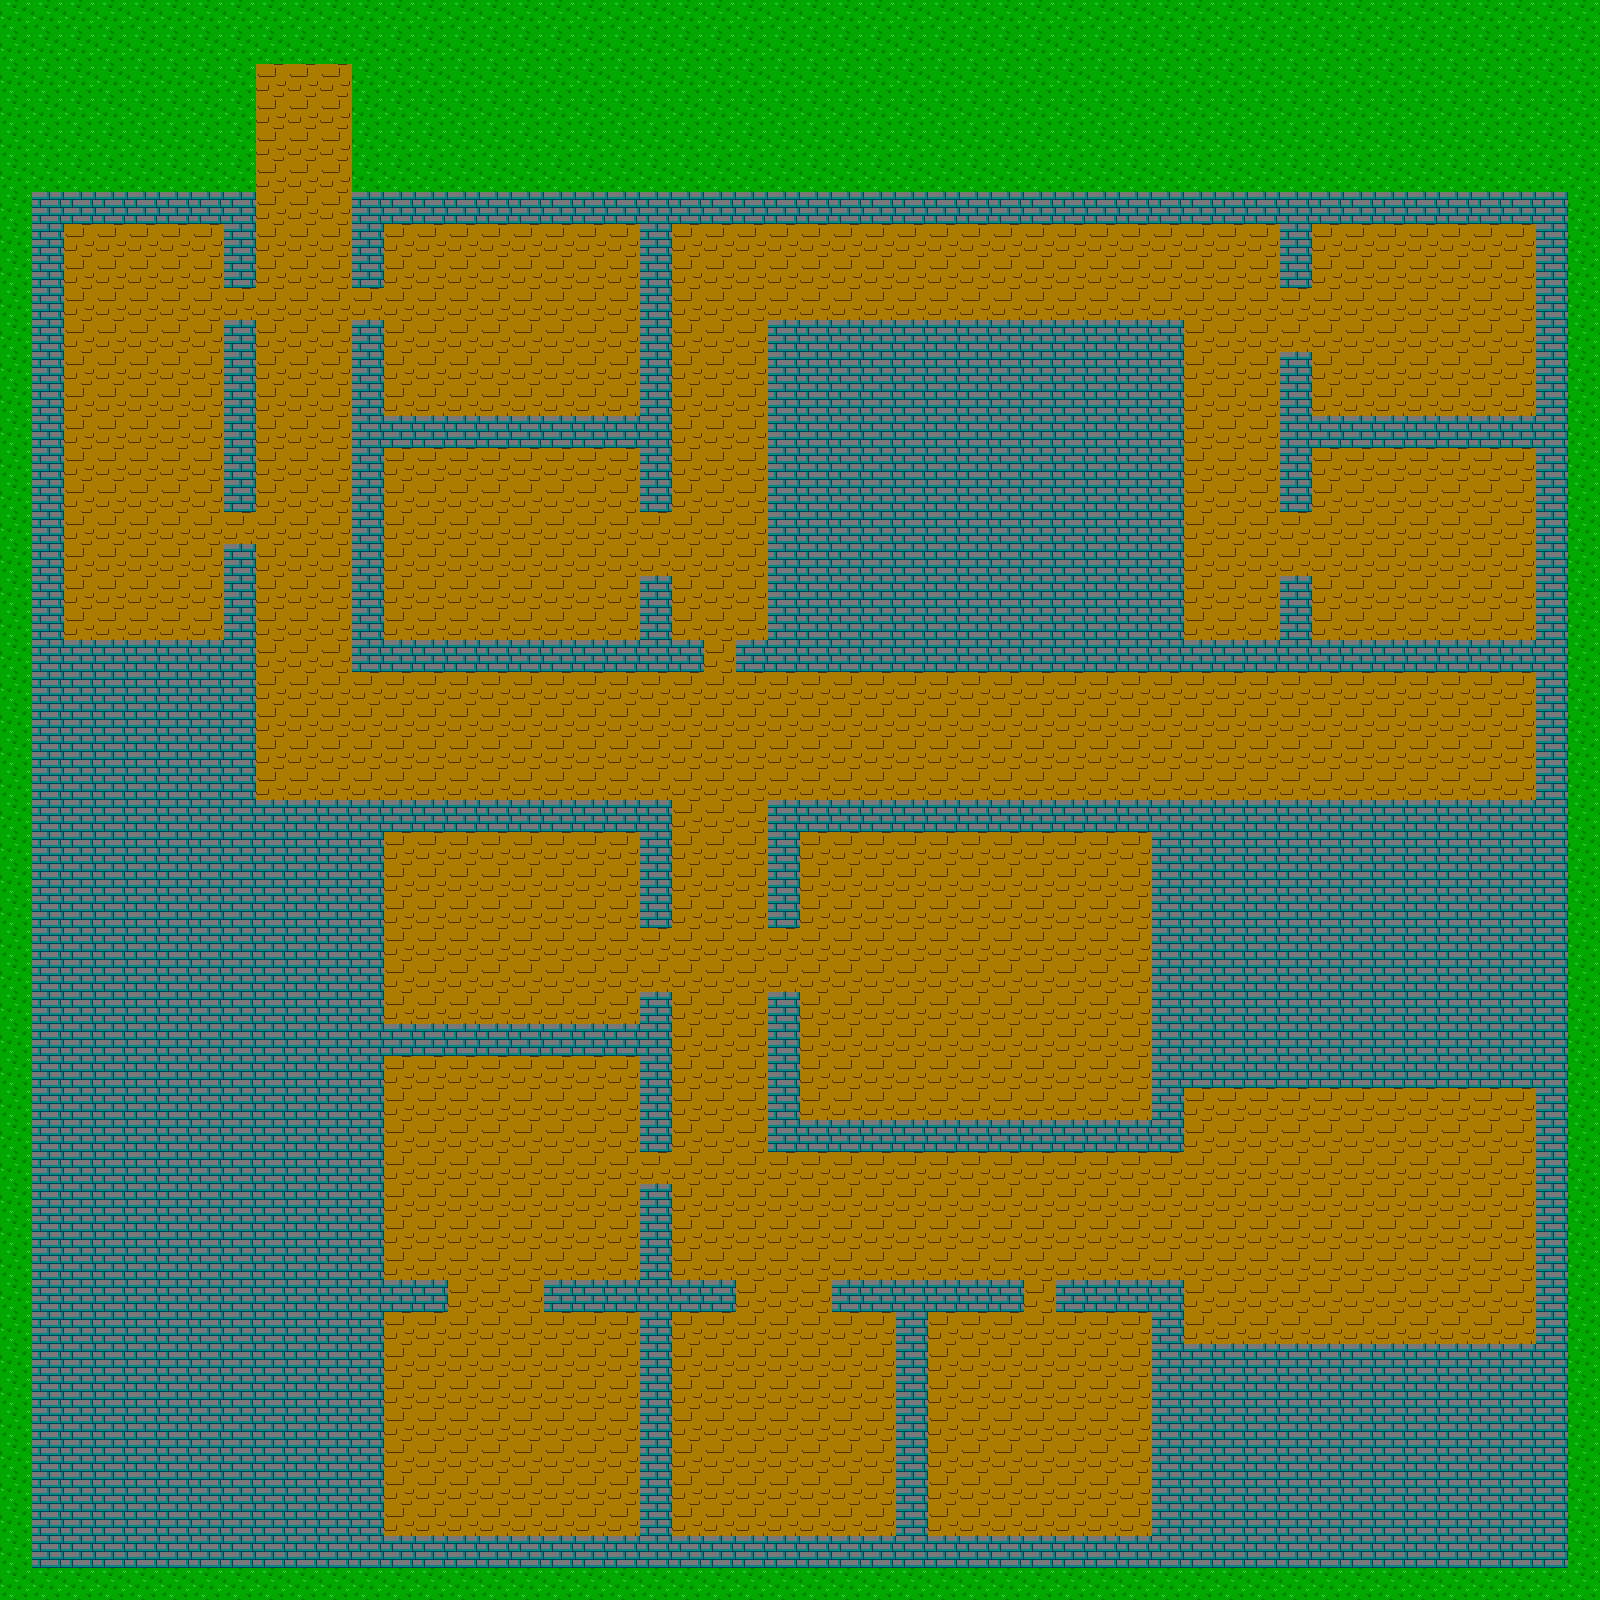

A 2D game scene composited from a Tiled map and its tileset images. What follows is a short description and the map's XML, with every tile layer's data as written:
An orthogonal 50x50 tile map with 32x32 px tiles, 1 tile layer (map), 3 tilesets and 18 objects (Dragon).

<map version="1.0" orientation="orthogonal" width="50" height="50" tilewidth="32" tileheight="32">
 <tileset firstgid="1" name="Tiles" tilewidth="32" tileheight="32">
  <image source="tiles.png" width="96" height="32" />
  <tile id="0">
   <properties>
    <property name="solid" value="false" />
   </properties>
  </tile>
  <tile id="1">
   <properties>
    <property name="solid" value="false" />
   </properties>
  </tile>
 </tileset>
 <tileset firstgid="4" name="Objects" tilewidth="32" tileheight="32">
  <image source="mapobjects.png" width="64" height="32" />
  <tile id="0">
   <properties>
    <property name="_the" value="hero" />
    <property name="name" value="Hero" />
   </properties>
  </tile>
  <tile id="1">
   <properties>
    <property name="name" value="Chest" />
   </properties>
  </tile>
 </tileset>
 <tileset firstgid="6" name="dragon" tilewidth="64" tileheight="64">
  <image source="dragon.png" width="64" height="64" />
  <tile id="0">
   <properties>
    <property name="_the" value="dragon" />
    <property name="name" value="Dragon" />
   </properties>
  </tile>
 </tileset>
 <layer name="map" width="50" height="50">
  <data encoding="csv">
1,1,1,1,1,1,1,1,1,1,1,1,1,1,1,1,1,1,1,1,1,1,1,1,1,1,1,1,1,1,1,1,1,1,1,1,1,1,1,1,1,1,1,1,1,1,1,1,1,1,
1,1,1,1,1,1,1,1,1,1,1,1,1,1,1,1,1,1,1,1,1,1,1,1,1,1,1,1,1,1,1,1,1,1,1,1,1,1,1,1,1,1,1,1,1,1,1,1,1,1,
1,1,1,1,1,1,1,1,2,2,2,1,1,1,1,1,1,1,1,1,1,1,1,1,1,1,1,1,1,1,1,1,1,1,1,1,1,1,1,1,1,1,1,1,1,1,1,1,1,1,
1,1,1,1,1,1,1,1,2,2,2,1,1,1,1,1,1,1,1,1,1,1,1,1,1,1,1,1,1,1,1,1,1,1,1,1,1,1,1,1,1,1,1,1,1,1,1,1,1,1,
1,1,1,1,1,1,1,1,2,2,2,1,1,1,1,1,1,1,1,1,1,1,1,1,1,1,1,1,1,1,1,1,1,1,1,1,1,1,1,1,1,1,1,1,1,1,1,1,1,1,
1,1,1,1,1,1,1,1,2,2,2,1,1,1,1,1,1,1,1,1,1,1,1,1,1,1,1,1,1,1,1,1,1,1,1,1,1,1,1,1,1,1,1,1,1,1,1,1,1,1,
1,3,3,3,3,3,3,3,2,2,2,3,3,3,3,3,3,3,3,3,3,3,3,3,3,3,3,3,3,3,3,3,3,3,3,3,3,3,3,3,3,3,3,3,3,3,3,3,3,1,
1,3,2,2,2,2,2,3,2,2,2,3,2,2,2,2,2,2,2,2,3,2,2,2,2,2,2,2,2,2,2,2,2,2,2,2,2,2,2,2,3,2,2,2,2,2,2,2,3,1,
1,3,2,2,2,2,2,3,2,2,2,3,2,2,2,2,2,2,2,2,3,2,2,2,2,2,2,2,2,2,2,2,2,2,2,2,2,2,2,2,3,2,2,2,2,2,2,2,3,1,
1,3,2,2,2,2,2,2,2,2,2,2,2,2,2,2,2,2,2,2,3,2,2,2,2,2,2,2,2,2,2,2,2,2,2,2,2,2,2,2,2,2,2,2,2,2,2,2,3,1,
1,3,2,2,2,2,2,3,2,2,2,3,2,2,2,2,2,2,2,2,3,2,2,2,3,3,3,3,3,3,3,3,3,3,3,3,3,2,2,2,2,2,2,2,2,2,2,2,3,1,
1,3,2,2,2,2,2,3,2,2,2,3,2,2,2,2,2,2,2,2,3,2,2,2,3,3,3,3,3,3,3,3,3,3,3,3,3,2,2,2,3,2,2,2,2,2,2,2,3,1,
1,3,2,2,2,2,2,3,2,2,2,3,2,2,2,2,2,2,2,2,3,2,2,2,3,3,3,3,3,3,3,3,3,3,3,3,3,2,2,2,3,2,2,2,2,2,2,2,3,1,
1,3,2,2,2,2,2,3,2,2,2,3,3,3,3,3,3,3,3,3,3,2,2,2,3,3,3,3,3,3,3,3,3,3,3,3,3,2,2,2,3,3,3,3,3,3,3,3,3,1,
1,3,2,2,2,2,2,3,2,2,2,3,2,2,2,2,2,2,2,2,3,2,2,2,3,3,3,3,3,3,3,3,3,3,3,3,3,2,2,2,3,2,2,2,2,2,2,2,3,1,
1,3,2,2,2,2,2,3,2,2,2,3,2,2,2,2,2,2,2,2,3,2,2,2,3,3,3,3,3,3,3,3,3,3,3,3,3,2,2,2,3,2,2,2,2,2,2,2,3,1,
1,3,2,2,2,2,2,2,2,2,2,3,2,2,2,2,2,2,2,2,2,2,2,2,3,3,3,3,3,3,3,3,3,3,3,3,3,2,2,2,2,2,2,2,2,2,2,2,3,1,
1,3,2,2,2,2,2,3,2,2,2,3,2,2,2,2,2,2,2,2,2,2,2,2,3,3,3,3,3,3,3,3,3,3,3,3,3,2,2,2,2,2,2,2,2,2,2,2,3,1,
1,3,2,2,2,2,2,3,2,2,2,3,2,2,2,2,2,2,2,2,3,2,2,2,3,3,3,3,3,3,3,3,3,3,3,3,3,2,2,2,3,2,2,2,2,2,2,2,3,1,
1,3,2,2,2,2,2,3,2,2,2,3,2,2,2,2,2,2,2,2,3,2,2,2,3,3,3,3,3,3,3,3,3,3,3,3,3,2,2,2,3,2,2,2,2,2,2,2,3,1,
1,3,3,3,3,3,3,3,2,2,2,3,3,3,3,3,3,3,3,3,3,3,2,3,3,3,3,3,3,3,3,3,3,3,3,3,3,3,3,3,3,3,3,3,3,3,3,3,3,1,
1,3,3,3,3,3,3,3,2,2,2,2,2,2,2,2,2,2,2,2,2,2,2,2,2,2,2,2,2,2,2,2,2,2,2,2,2,2,2,2,2,2,2,2,2,2,2,2,3,1,
1,3,3,3,3,3,3,3,2,2,2,2,2,2,2,2,2,2,2,2,2,2,2,2,2,2,2,2,2,2,2,2,2,2,2,2,2,2,2,2,2,2,2,2,2,2,2,2,3,1,
1,3,3,3,3,3,3,3,2,2,2,2,2,2,2,2,2,2,2,2,2,2,2,2,2,2,2,2,2,2,2,2,2,2,2,2,2,2,2,2,2,2,2,2,2,2,2,2,3,1,
1,3,3,3,3,3,3,3,2,2,2,2,2,2,2,2,2,2,2,2,2,2,2,2,2,2,2,2,2,2,2,2,2,2,2,2,2,2,2,2,2,2,2,2,2,2,2,2,3,1,
1,3,3,3,3,3,3,3,3,3,3,3,3,3,3,3,3,3,3,3,3,2,2,2,3,3,3,3,3,3,3,3,3,3,3,3,3,3,3,3,3,3,3,3,3,3,3,3,3,1,
1,3,3,3,3,3,3,3,3,3,3,3,2,2,2,2,2,2,2,2,3,2,2,2,3,2,2,2,2,2,2,2,2,2,2,2,3,3,3,3,3,3,3,3,3,3,3,3,3,1,
1,3,3,3,3,3,3,3,3,3,3,3,2,2,2,2,2,2,2,2,3,2,2,2,3,2,2,2,2,2,2,2,2,2,2,2,3,3,3,3,3,3,3,3,3,3,3,3,3,1,
1,3,3,3,3,3,3,3,3,3,3,3,2,2,2,2,2,2,2,2,3,2,2,2,3,2,2,2,2,2,2,2,2,2,2,2,3,3,3,3,3,3,3,3,3,3,3,3,3,1,
1,3,3,3,3,3,3,3,3,3,3,3,2,2,2,2,2,2,2,2,2,2,2,2,2,2,2,2,2,2,2,2,2,2,2,2,3,3,3,3,3,3,3,3,3,3,3,3,3,1,
1,3,3,3,3,3,3,3,3,3,3,3,2,2,2,2,2,2,2,2,2,2,2,2,2,2,2,2,2,2,2,2,2,2,2,2,3,3,3,3,3,3,3,3,3,3,3,3,3,1,
1,3,3,3,3,3,3,3,3,3,3,3,2,2,2,2,2,2,2,2,3,2,2,2,3,2,2,2,2,2,2,2,2,2,2,2,3,3,3,3,3,3,3,3,3,3,3,3,3,1,
1,3,3,3,3,3,3,3,3,3,3,3,3,3,3,3,3,3,3,3,3,2,2,2,3,2,2,2,2,2,2,2,2,2,2,2,3,3,3,3,3,3,3,3,3,3,3,3,3,1,
1,3,3,3,3,3,3,3,3,3,3,3,2,2,2,2,2,2,2,2,3,2,2,2,3,2,2,2,2,2,2,2,2,2,2,2,3,3,3,3,3,3,3,3,3,3,3,3,3,1,
1,3,3,3,3,3,3,3,3,3,3,3,2,2,2,2,2,2,2,2,3,2,2,2,3,2,2,2,2,2,2,2,2,2,2,2,3,2,2,2,2,2,2,2,2,2,2,2,3,1,
1,3,3,3,3,3,3,3,3,3,3,3,2,2,2,2,2,2,2,2,3,2,2,2,3,3,3,3,3,3,3,3,3,3,3,3,3,2,2,2,2,2,2,2,2,2,2,2,3,1,
1,3,3,3,3,3,3,3,3,3,3,3,2,2,2,2,2,2,2,2,2,2,2,2,2,2,2,2,2,2,2,2,2,2,2,2,2,2,2,2,2,2,2,2,2,2,2,2,3,1,
1,3,3,3,3,3,3,3,3,3,3,3,2,2,2,2,2,2,2,2,3,2,2,2,2,2,2,2,2,2,2,2,2,2,2,2,2,2,2,2,2,2,2,2,2,2,2,2,3,1,
1,3,3,3,3,3,3,3,3,3,3,3,2,2,2,2,2,2,2,2,3,2,2,2,2,2,2,2,2,2,2,2,2,2,2,2,2,2,2,2,2,2,2,2,2,2,2,2,3,1,
1,3,3,3,3,3,3,3,3,3,3,3,2,2,2,2,2,2,2,2,3,2,2,2,2,2,2,2,2,2,2,2,2,2,2,2,2,2,2,2,2,2,2,2,2,2,2,2,3,1,
1,3,3,3,3,3,3,3,3,3,3,3,3,3,2,2,2,3,3,3,3,3,3,2,2,2,3,3,3,3,3,3,2,3,3,3,3,2,2,2,2,2,2,2,2,2,2,2,3,1,
1,3,3,3,3,3,3,3,3,3,3,3,2,2,2,2,2,2,2,2,3,2,2,2,2,2,2,2,3,2,2,2,2,2,2,2,3,2,2,2,2,2,2,2,2,2,2,2,3,1,
1,3,3,3,3,3,3,3,3,3,3,3,2,2,2,2,2,2,2,2,3,2,2,2,2,2,2,2,3,2,2,2,2,2,2,2,3,3,3,3,3,3,3,3,3,3,3,3,3,1,
1,3,3,3,3,3,3,3,3,3,3,3,2,2,2,2,2,2,2,2,3,2,2,2,2,2,2,2,3,2,2,2,2,2,2,2,3,3,3,3,3,3,3,3,3,3,3,3,3,1,
1,3,3,3,3,3,3,3,3,3,3,3,2,2,2,2,2,2,2,2,3,2,2,2,2,2,2,2,3,2,2,2,2,2,2,2,3,3,3,3,3,3,3,3,3,3,3,3,3,1,
1,3,3,3,3,3,3,3,3,3,3,3,2,2,2,2,2,2,2,2,3,2,2,2,2,2,2,2,3,2,2,2,2,2,2,2,3,3,3,3,3,3,3,3,3,3,3,3,3,1,
1,3,3,3,3,3,3,3,3,3,3,3,2,2,2,2,2,2,2,2,3,2,2,2,2,2,2,2,3,2,2,2,2,2,2,2,3,3,3,3,3,3,3,3,3,3,3,3,3,1,
1,3,3,3,3,3,3,3,3,3,3,3,2,2,2,2,2,2,2,2,3,2,2,2,2,2,2,2,3,2,2,2,2,2,2,2,3,3,3,3,3,3,3,3,3,3,3,3,3,1,
1,3,3,3,3,3,3,3,3,3,3,3,3,3,3,3,3,3,3,3,3,3,3,3,3,3,3,3,3,3,3,3,3,3,3,3,3,3,3,3,3,3,3,3,3,3,3,3,3,1,
1,1,1,1,1,1,1,1,1,1,1,1,1,1,1,1,1,1,1,1,1,1,1,1,1,1,1,1,1,1,1,1,1,1,1,1,1,1,1,1,1,1,1,1,1,1,1,1,1,1
</data>
 </layer>
 <objectgroup name="objects" width="50" height="50">
  <object name="Dragon" x="1270" y="680" width="122" height="110">
   <properties>
    <property name="" value="" />
    <property name="_the" value="dragon" />
   </properties>
  </object>
  <object gid="4" x="288" y="128">
   <properties>
    <property name="_the" value="player" />
   </properties>
  </object>
  <object gid="5" x="512" y="320" />
  <object gid="5" x="512" y="576" />
  <object gid="5" x="128" y="416">
   <properties>
    <property name="hassword" value="true" />
   </properties>
  </object>
  <object gid="5" x="1408" y="320" />
  <object gid="5" x="1408" y="576" />
  <object gid="5" x="480" y="960" />
  <object gid="5" x="416" y="1472" />
  <object gid="5" x="480" y="1472" />
  <object gid="5" x="544" y="1472" />
  <object gid="5" x="768" y="1472" />
  <object gid="5" x="1024" y="1472" />
  <object gid="5" x="928" y="928" />
  <object gid="5" x="1024" y="928" />
  <object gid="5" x="1024" y="1056" />
  <object gid="5" x="928" y="1056" />
  <object gid="6" x="290" y="762" />
 </objectgroup>
</map>
